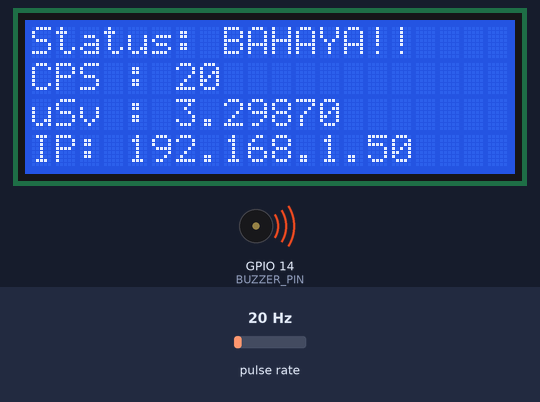
The sketch below on a simulated ESP32. On the bench: 20×4 character LCD, buzzer (waves = sounding, pin HIGH). Wiring (inferred from the names in the program): pulse sensor: data GPIO 4. The inputs (shaded band) are chosen by the test bench; at power-on: pulse rate 20 Hz. WiFi joins after 1.5 s; servers stay silent unless stated; what the sketch prints to the serial monitor is not drawn.

Above: at 6.1 s.
6.2 s: pulse rate (sensor on GPIO 4) set to 6 Hz
At 8.9 s:
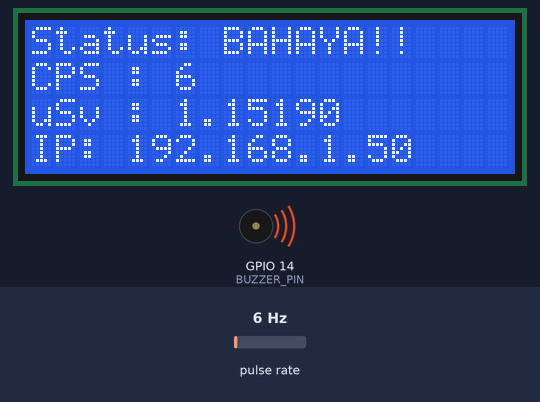
9.2 s: pulse rate (sensor on GPIO 4) set to 3 Hz
At 11.5 s:
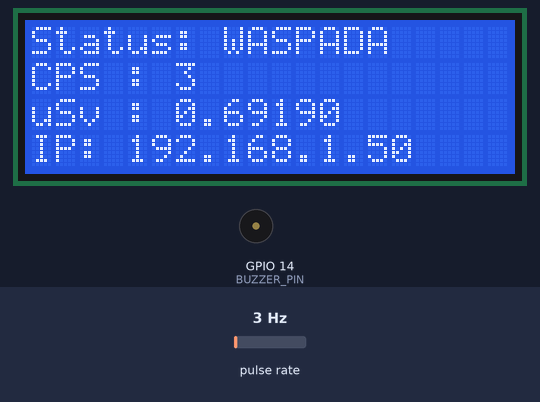
12.2 s: pulse rate (sensor on GPIO 4) set to 50 Hz
At 14.9 s:
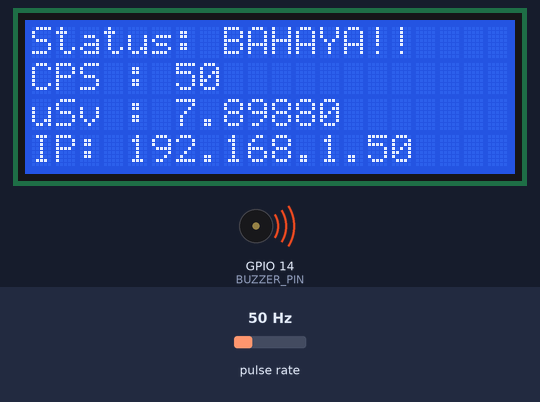
15.2 s: pulse rate (sensor on GPIO 4) set to 0 Hz
At 17.3 s:
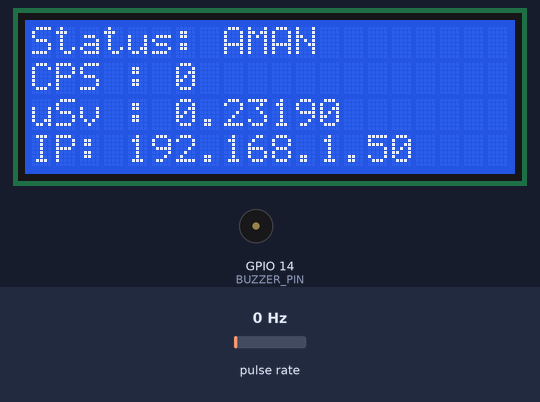
18.2 s: pulse rate (sensor on GPIO 4) set to 2 Hz
At 20.8 s:
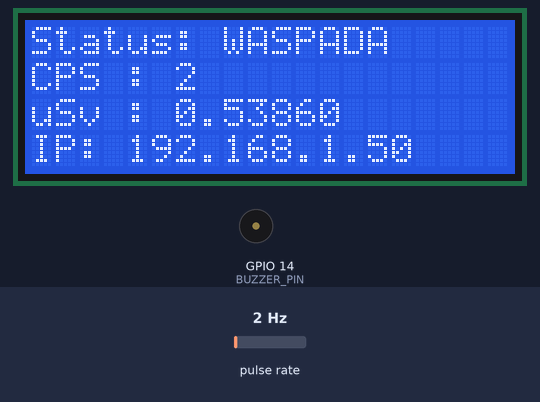
Timing chart, 0 to 22.2 s (numbered marks = the images above; inputs shaded):
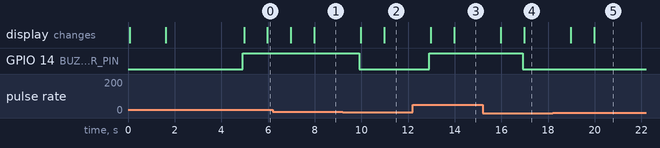

The sketch:

geiger-detector.ino
```cpp
#include <Wire.h>
#include <LiquidCrystal_I2C.h>
#include <WiFi.h>
#include <WiFiClientSecure.h>
#include <UniversalTelegramBot.h>
#include <WebServer.h>

// ==========================================
// 1. KONFIGURASI WIFI & TELEGRAM
// ==========================================
const char* ssid      = "WIFI_SSID";
const char* password  = "wifi_password";
const char* botToken  = "your-bot-token";
const char* chatID    = "your_ID_Chat";

// ==========================================
// 2. KONFIGURASI KALIBRASI & HARDWARE (PERUBAHAN DI SINI)
// ==========================================
#define GEIGER_PIN 4
#define BUZZER_PIN 14
LiquidCrystal_I2C lcd(0x27, 20, 4);

// --- FAKTOR KALIBRASI BARU ---
// Berasal dari Regresi Linier: Dosis_Std = K * Dosis_Kit + Intersep
const float CALIBRATION_FACTOR_K = 0.3859; // Faktor Koreksi K
const float CALIBRATION_INTERCEPT = 0.2319; // Nilai intersep (background) µSv/jam

// Faktor konversi CPM ke uSv/jam bawaan detektor (151.0)
// Faktor ini masih digunakan untuk mendapatkan 'Dosis_Kit' awal.
const float INITIAL_CONV_FACTOR = 151.0;


// ==========================================
// 3. VARIABEL & OBJEK SYSTEM
// ==========================================
WiFiClientSecure client;
UniversalTelegramBot bot(botToken, client);
WebServer server(80);

volatile unsigned long pulseCount = 0;
unsigned long currentMillis = 0;
unsigned long previousMillis = 0;
const int LOG_PERIOD = 1000;

// Variabel Data Global
unsigned long cps = 0;
unsigned long cpm = 0;
float uSv = 0.0;
String statusSystem = "AMAN";
String colorStatus = "#2ecc71"; // Hijau default

// Threshold
const int THRESHOLD_WASPADA = 2;
const int THRESHOLD_BAHAYA  = 5;
unsigned long lastTelegramTime = 0;
const int TELEGRAM_DELAY = 60000;

// ==========================================
// 4. INTERRUPT
// ==========================================
void IRAM_ATTR onPulse() {
  pulseCount++;
}

// ==========================================
// 5. HTML & CSS MODERN (Tampilan Menyamping)
// ==========================================
const char index_html[] PROGMEM = R"rawliteral(
<!DOCTYPE html>
<html>
<head>
  <meta charset="UTF-8">
  <meta name="viewport" content="width=device-width, initial-scale=1">
  <title>Radiation Monitor</title>
  <style>
    :root {
      --bg-color: #f4f7f6;
      --card-bg: #ffffff;
      --text-primary: #333333;
      --text-secondary: #7f8c8d;
    }
    body { font-family: 'Segoe UI', Tahoma, Geneva, Verdana, sans-serif; background-color: var(--bg-color); margin: 0; text-align: center; }

    /* Header Dinamis */
    .header { padding: 15px; color: white; transition: background-color 0.5s ease; box-shadow: 0 2px 10px rgba(0,0,0,0.2); margin-bottom: 20px;}
    h1 { margin: 0; font-size: 1.2rem; text-transform: uppercase; letter-spacing: 2px; }
    #status-text { font-size: 2rem; font-weight: bold; margin-top: 5px; }

    /* Container Grid - MODIFIKASI AGAR MENYAMPING */
    .container {
      display: flex;
      flex-wrap: nowrap; /* KUNCI: Jangan biarkan turun ke bawah (stacking) */
      justify-content: space-between; /* Sebar merata */
      align-items: stretch; /* Tinggi kartu sama */
      padding: 0 10px; /* Padding kiri kanan */
      width: 95%; /* Gunakan hampir seluruh lebar layar */
      max-width: 1200px;
      margin: auto;
      gap: 10px; /* Jarak antar kartu */
      box-sizing: border-box;
    }

    /* Cards - MODIFIKASI UKURAN */
    .card {
      background-color: var(--card-bg);
      border-radius: 12px;
      box-shadow: 0 4px 15px rgba(0,0,0,0.05);
      padding: 15px 10px;
      flex: 1; /* Semua kartu punya ukuran proporsional sama */
      min-width: 0; /* Biarkan kartu mengecil jika layar sempit */
      transition: transform 0.2s;
      display: flex;
      flex-direction: column;
      justify-content: center;
      align-items: center;
    }
    .card:hover { transform: translateY(-5px); }

    .icon { font-size: 24px; margin-bottom: 5px; display: block; }

    /* Font Size Responsif (Agar muat di HP) */
    .value { font-size: 2rem; font-weight: 700; color: var(--text-primary); margin: 5px 0; word-wrap: break-word;}
    .unit { font-size: 0.8rem; color: var(--text-secondary); font-weight: 500; }
    .label { font-size: 0.75rem; color: var(--text-secondary); text-transform: uppercase; letter-spacing: 0.5px; font-weight: bold;}

    /* Progress Bar Radiasi */
    .meter-container { width: 80%; background-color: #e0e0e0; border-radius: 20px; height: 6px; margin-top: 8px; overflow: hidden; }
    #radiation-bar { height: 100%; width: 0%; background-color: #2ecc71; transition: width 0.5s, background-color 0.5s; }

    /* Footer */
    .footer { margin-top: 30px; color: #aaa; font-size: 0.8rem; padding-bottom: 20px; }

    /* Responsif Khusus HP Layar Kecil */
    @media (max-width: 600px) {
      .value { font-size: 1.5rem; }
      .icon { font-size: 20px; }
      .container { width: 100%; padding: 5px; gap: 5px; }
    }
  </style>
</head>
<body>

  <div class="header" id="header-bg" style="background-color: #2ecc71;">
    <h1>Status Area</h1>
    <div id="status-text">AMAN</div>
  </div>

  <div class="container">
    <div class="card">
      <span class="icon">⚡</span> <div class="label">Intensitas</div>
      <div class="value" id="cps">0</div>
      <div class="unit">CPS</div>
      <div class="meter-container">
        <div id="radiation-bar"></div>
      </div>
    </div>

    <div class="card">
      <span class="icon">📊</span> <div class="label">Rata-rata</div>
      <div class="value" id="cpm">0</div>
      <div class="unit">CPM</div>
    </div>

    <div class="card">
      <span class="icon">☢</span> <div class="label">Dosis</div>
      <div class="value" id="usv">0.000</div>
      <div class="unit">uSv/h</div>
    </div>
  </div>

  <div class="footer">
    Sistem Monitoring Radiasi PKM - Kelompok 3<br>
    ESP32 IoT Dashboard
  </div>

<script>
  // Fungsi untuk mengambil data dari ESP32 tanpa refresh halaman
  setInterval(function() {
    getData();
  }, 1000); // Update setiap 1000ms (1 detik)

  function getData() {
    var xhttp = new XMLHttpRequest();
    xhttp.onreadystatechange = function() {
      if (this.readyState == 4 && this.status == 200) {
        // Parsing data JSON dari ESP32
        var data = JSON.parse(this.responseText);

        // Update Angka
        document.getElementById("cps").innerHTML = data.cps;
        document.getElementById("cpm").innerHTML = data.cpm;
        document.getElementById("usv").innerHTML = parseFloat(data.usv).toFixed(4); // 4 angka belakang koma

        // Update Status & Warna
        document.getElementById("status-text").innerHTML = data.status;
        document.getElementById("header-bg").style.backgroundColor = data.color;
        document.getElementById("radiation-bar").style.backgroundColor = data.color;

        // Update Lebar Bar (Visualisasi)
        var percentage = (data.cps / 10) * 100;
        if(percentage > 100) percentage = 100;
        document.getElementById("radiation-bar").style.width = percentage + "%";
      }
    };
    xhttp.open("GET", "/data", true);
    xhttp.send();
  }
</script>
</body>
</html>
)rawliteral";

// ==========================================
// 6. FUNGSI HANDLER WEB SERVER
// ==========================================

// Mengirimkan Halaman Utama
void handleRoot() {
  server.send(200, "text/html", index_html);
}

// Mengirimkan Data JSON
void handleData() {
  String json = "{";
  json += "\"cps\":" + String(cps) + ",";
  json += "\"cpm\":" + String(cpm) + ",";
  json += "\"usv\":" + String(uSv, 4) + ",";
  json += "\"status\":\"" + statusSystem + "\",";
  json += "\"color\":\"" + colorStatus + "\"";
  json += "}";

  server.send(200, "application/json", json);
}

// ==========================================
// 7. SETUP
// ==========================================
void setup() {
  Serial.begin(115200);
  pinMode(GEIGER_PIN, INPUT);
  pinMode(BUZZER_PIN, OUTPUT);
  digitalWrite(BUZZER_PIN, LOW);
  attachInterrupt(digitalPinToInterrupt(GEIGER_PIN), onPulse, FALLING);

  Wire.begin(21, 22);
  lcd.init(); lcd.backlight();

  // Koneksi WiFi
  lcd.setCursor(0, 0); lcd.print("Connecting WiFi...");
  WiFi.begin(ssid, password);
  while (WiFi.status() != WL_CONNECTED) {
    delay(500); Serial.print(".");
  }

  if(WiFi.status() == WL_CONNECTED) {
    client.setInsecure();

    server.on("/", handleRoot);
    server.on("/data", handleData);

    server.begin();

    // Info di LCD
    lcd.clear();
    lcd.setCursor(0, 0); lcd.print("WiFi Connected!");
    lcd.setCursor(0, 1); lcd.print("IP: ");
    lcd.print(WiFi.localIP());

    bot.sendMessage(chatID, "🟢 Sistem ONLINE. Web: http://" + WiFi.localIP().toString(), "");
  }

  delay(3000);
  lcd.clear();
}

// ==========================================
// 8. LOOP (PERUBAHAN DI SINI)
// ==========================================
void loop() {
  server.handleClient(); // Handle permintaan web

  currentMillis = millis();
  if (currentMillis - previousMillis >= LOG_PERIOD) {
    previousMillis = currentMillis;

    unsigned long counts = pulseCount;
    pulseCount = 0;

    cps = counts;
    cpm = cps * 60;

    // --- IMPLEMENTASI FAKTOR KALIBRASI ---
    // 1. Hitung laju dosis "mentah" detektor (Dosis_Kit)
    float uSv_kit = cpm / INITIAL_CONV_FACTOR;

    // 2. Koreksi dengan Regresi Linier
    // uSv (Koreksi) = K * uSv_kit + Intersep
    uSv = (CALIBRATION_FACTOR_K * uSv_kit) + CALIBRATION_INTERCEPT;

    // Pastikan uSv tidak negatif
    if (uSv < 0.0) {
      uSv = 0.0;
    }

    // --- LOGIKA STATUS ---
    // Logika Status tetap menggunakan CPS (Counts Per Second) untuk respons cepat
    if (cps >= THRESHOLD_BAHAYA) {
      statusSystem = "BAHAYA!";
      colorStatus = "#e74c3c"; // Merah
      digitalWrite(BUZZER_PIN, HIGH);
      lcd.setCursor(0, 0); lcd.print("Status: BAHAYA!!  ");

      if (millis() - lastTelegramTime > TELEGRAM_DELAY) {
        if (WiFi.status() == WL_CONNECTED) {
            // Gunakan uSv yang sudah dikalibrasi dalam pesan Telegram
            String msg = "⛔ BAHAYA RADIASI!\nCPS: " + String(cps) + "\nDosis: " + String(uSv, 4) + " uSv/jam\nLink: http://" + WiFi.localIP().toString();
            bot.sendMessage(chatID, msg, "");
        }
        lastTelegramTime = millis();
      }
    }
    else if (cps >= THRESHOLD_WASPADA) {
      statusSystem = "WASPADA";
      colorStatus = "#f39c12"; // Oranye
      digitalWrite(BUZZER_PIN, LOW);
      lcd.setCursor(0, 0); lcd.print("Status: WASPADA   ");
    }
    else {
      statusSystem = "AMAN";
      colorStatus = "#2ecc71"; // Hijau
      digitalWrite(BUZZER_PIN, LOW);
      lcd.setCursor(0, 0); lcd.print("Status: AMAN      ");
    }

    // LCD Tetap Update
    lcd.setCursor(0, 1); lcd.print("CPS : "); lcd.print(cps); lcd.print("    ");
    lcd.setCursor(0, 2); lcd.print("uSv : "); lcd.print(uSv, 4); // Tampilkan 4 desimal
    lcd.setCursor(0, 3); lcd.print("IP: "); lcd.print(WiFi.localIP());
  }
}
```

Measured:
- the behaviour switches between 5 and 4 Hz on pulse rate (sensor on GPIO 4) (found by bisection; images 1 and 2)
- the behaviour switches between 1 and 2 Hz on pulse rate (sensor on GPIO 4) (found by bisection; images 4 and 5)
- after the input at 6.2 s, the display: first changes after 0.78 s (image 1 shows a later state)
- after the input at 9.2 s, GPIO 14 (BUZZER_PIN): HIGH → LOW after 0.72 s; the display: first changes after 0.77 s (image 2 shows a later state)
- after the input at 12.2 s, GPIO 14 (BUZZER_PIN): LOW → HIGH after 0.72 s; the display: first changes after 0.78 s (image 3 shows a later state)
- after the input at 15.2 s, GPIO 14 (BUZZER_PIN): HIGH → LOW after 1.7 s; the display: first changes after 0.78 s (image 4 shows a later state)
- after the input at 18.2 s, the display: first changes after 0.78 s (image 5 shows a later state)
